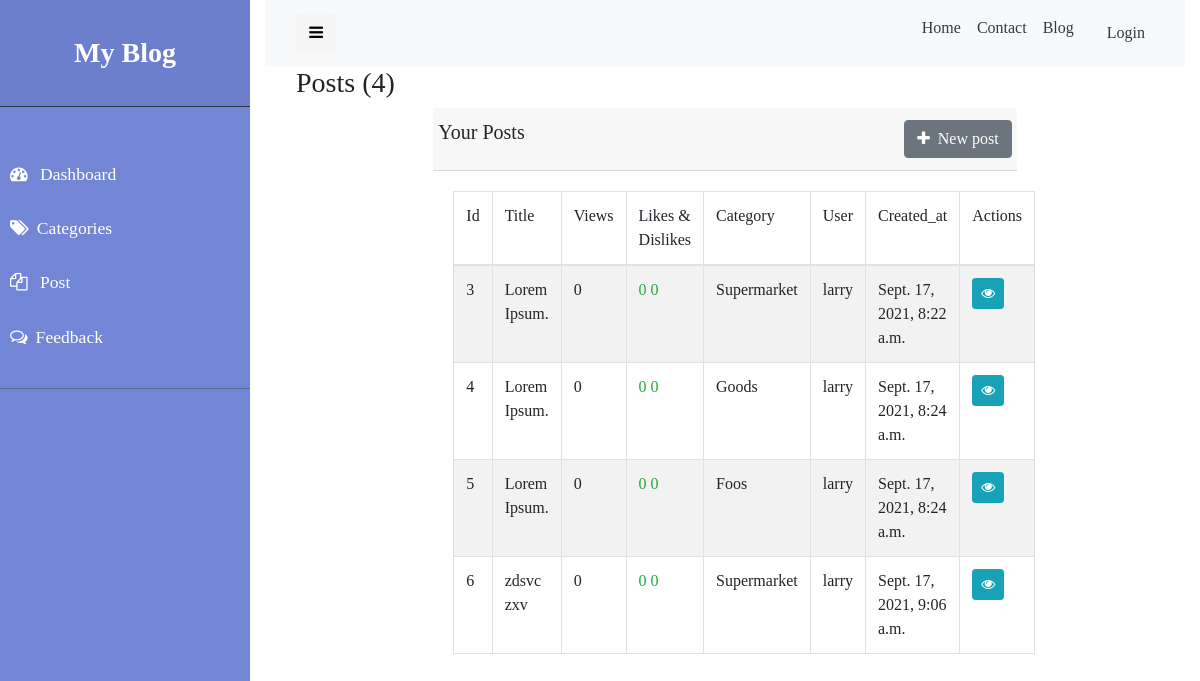
The app's page /staff/posts, older data.
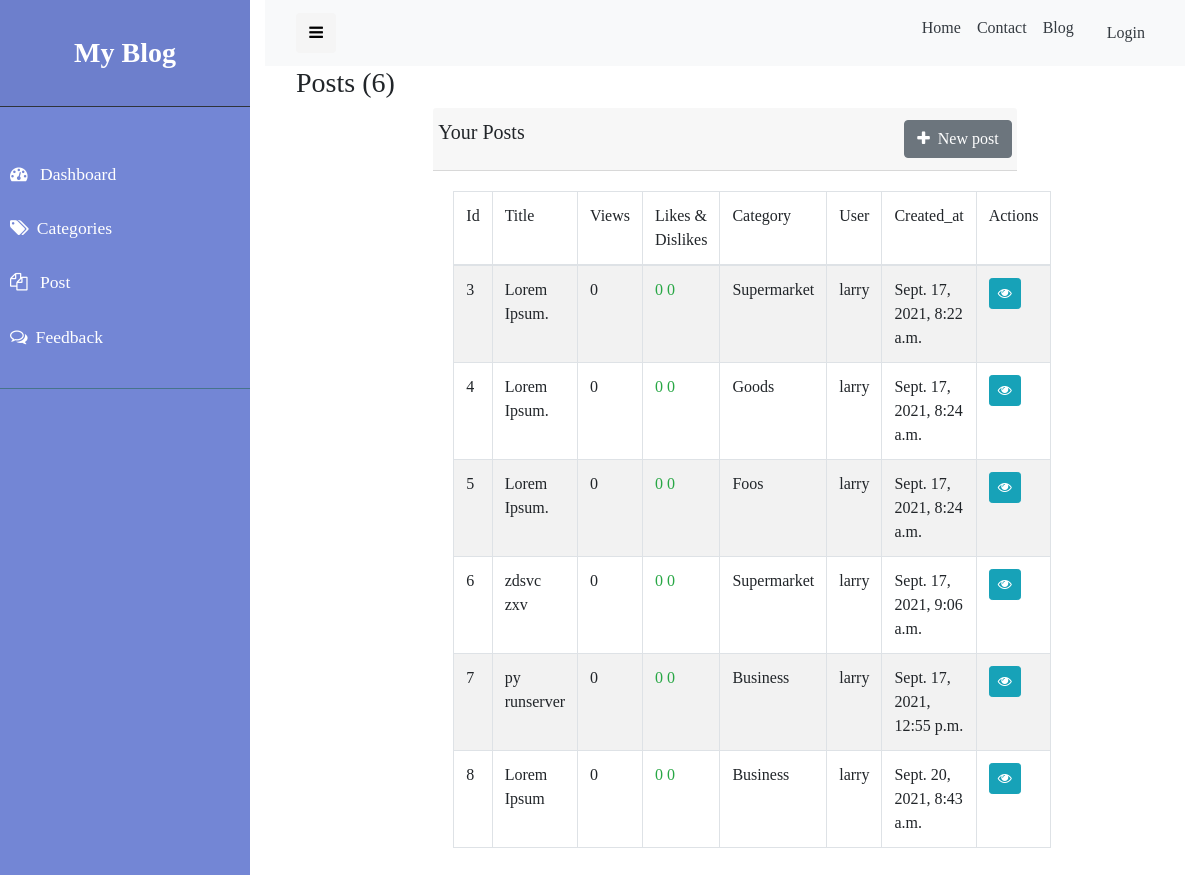
The same page, newer data.
### blog/models.py (models this page shows, shortened)
class Post(models.Model):
    tittle = models.CharField(max_length= 100)
    message = models.TextField()
    likes = models.IntegerField(default=0,blank=True)
    dislikes = models.IntegerField(default=0,blank=True)
    slug = models.SlugField(max_length=200)
    image_url = models.ImageField()
    views = models.IntegerField(default=0,blank=True)
    keywords = models.TextField()
    Category = models.ForeignKey(Category,on_delete=models.CASCADE,blank=True,null=False)
    user = models.ForeignKey(User,on_delete=models.CASCADE,blank=True,null=False)
    created_at = models.DateTimeField(auto_now_add=True)
    updated_at = models.DateTimeField(auto_now=True)
    class Meta:
        verbose_name_plural = 'Post'

class Category(models.Model):
    name = models.CharField(max_length = 50)
    views = models.IntegerField(default = 0,blank=True)
    slug = models.TextField(null=True,blank=True)
    created_at = models.DateTimeField(auto_now_add=True)
    updated_at = models.DateTimeField(auto_now=True)
    class Meta:
        verbose_name_plural = 'Categories'
    def __str__(self):
        return self.name

### blog/views.py (the view)
# urls.py: path('posts',PostList.as_view(),name='posts'),
class PostList(ListView):
    model = Post
    template_name = "blog/admin/posts.html"

### blog/templates/blog/admin/posts.html (shortened to what this page needs)
{% extends 'blog/admin/layouts/admin-base.html' %}
{% load static %}
{% block 'content' %}
<div class="container">
    <h3 class="mx-3"> Posts ({{post_list|length}}) </h3>
    <div class="row justify-content-center">
        <div class="col-lg-8">
            <div class="card-header">
                <div class="row ">
                    <h5>Your Posts</h5>
                    <a type="submit" href=" {% url 'add_post' %} " class="btn btn-secondary btn-md ml-auto"> <i
                            class="fa fa-plus mr-2 " aria-hidden="true"></i>New post</a>
                </div>
            </div>
            <div class="card-body">
                <table class="table table-striped table-bordered">
                    <thead>
                        <tr>
                            <td>Id</td>
                            <td>Title</td>
                            <td>Views</td>
                            <td>Likes & Dislikes</td>
                            <td>Category</td>
                            <td>User</td>
                            <td>Created_at</td>
                            <td>Actions</td>
                        </tr>
                    </thead>
                    <tbody>
                        {% for post in post_list %}
                        <tr>
                            <td>{{post.id}}</td>
                            <td>{{post.tittle}}</td>
                            <td>{{post.views}}</td>
                            <td>
                                <span class="text-success"> {{post.likes}} </span>
                                <span class="text-success"> {{post.dislikes}} </span>
                            </td>
                            <td>{{post.Category}}</td>
                            <td>{{post.user}}</td>
                            <td>{{post.created_at}}</td>
                            <td>
                                <a href=" {% url 'view_post' post.id %} " class="btn btn-info btn-sm">
                                    <i class="fa fa-eye"></i>
                                </a>
                            </td>
                        </tr>
                        {% endfor %}
                    </tbody>
                </table>
            </div>
        </div>
    </div>
</div>
{% endblock %}

Row changes from the older to the newer data that the page shows:
added Post: id "7", tittle "py runserver", views "0", likes "0", dislikes "0", Category "Business", user "larry", created_at "Sept. 17, 2021, 12:55 p.m."
added Post: id "8", tittle "Lorem Ipsum", views "0", likes "0", dislikes "0", Category "Business", user "larry", created_at "Sept. 20, 2021, 8:43 a.m."
Text that changed along with them:
{{ post_list|length }}: "4" → "6"
